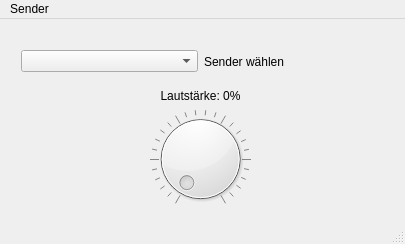
<?xml version="1.0" encoding="UTF-8"?>
<ui version="4.0">
 <class>MainWindow</class>
 <widget class="QMainWindow" name="MainWindow">
  <property name="geometry">
   <rect>
    <x>0</x>
    <y>0</y>
    <width>405</width>
    <height>244</height>
   </rect>
  </property>
  <property name="windowTitle">
   <string>RadioPI</string>
  </property>
  <widget class="QWidget" name="centralWidget">
   <widget class="QWidget" name="layoutWidget">
    <property name="geometry">
     <rect>
      <x>10</x>
      <y>10</y>
      <width>381</width>
      <height>191</height>
     </rect>
    </property>
    <layout class="QVBoxLayout" name="verticalLayout_3">
     <item>
      <layout class="QHBoxLayout" name="horizontalLayout">
       <item>
        <widget class="QComboBox" name="SenderList">
         <property name="enabled">
          <bool>true</bool>
         </property>
         <property name="toolTip">
          <string>Einen Sender aus der Liste wählen</string>
         </property>
         <property name="editable">
          <bool>false</bool>
         </property>
         <property name="currentText">
          <string/>
         </property>
        </widget>
       </item>
       <item>
        <widget class="QLabel" name="__label">
         <property name="enabled">
          <bool>true</bool>
         </property>
         <property name="text">
          <string>Sender wählen</string>
         </property>
        </widget>
       </item>
      </layout>
     </item>
     <item>
      <layout class="QVBoxLayout" name="verticalLayout">
       <item>
        <widget class="QLabel" name="volPerc">
         <property name="enabled">
          <bool>true</bool>
         </property>
         <property name="text">
          <string>Lautstärke: 0%</string>
         </property>
         <property name="textFormat">
          <enum>Qt::PlainText</enum>
         </property>
         <property name="alignment">
          <set>Qt::AlignCenter</set>
         </property>
        </widget>
       </item>
       <item>
        <widget class="QDial" name="volume">
         <property name="enabled">
          <bool>true</bool>
         </property>
         <property name="toolTip">
          <string>Lautstärke anpassen</string>
         </property>
         <property name="maximum">
          <number>100</number>
         </property>
         <property name="notchesVisible">
          <bool>true</bool>
         </property>
        </widget>
       </item>
      </layout>
     </item>
    </layout>
   </widget>
  </widget>
  <widget class="QMenuBar" name="menuBar">
   <property name="geometry">
    <rect>
     <x>0</x>
     <y>0</y>
     <width>405</width>
     <height>22</height>
    </rect>
   </property>
   <widget class="QMenu" name="menuSender">
    <property name="title">
     <string>Sender</string>
    </property>
    <addaction name="actionListe_bearbeiten"/>
   </widget>
   <addaction name="menuSender"/>
  </widget>
  <widget class="QStatusBar" name="statusBar">
   <property name="toolTip">
    <string/>
   </property>
  </widget>
  <action name="actionVerbinden">
   <property name="text">
    <string>Verbinden</string>
   </property>
  </action>
  <action name="actionTrennen">
   <property name="enabled">
    <bool>false</bool>
   </property>
   <property name="text">
    <string>Trennen</string>
   </property>
  </action>
  <action name="actionBeenden">
   <property name="text">
    <string>Beenden</string>
   </property>
  </action>
  <action name="actionListe_bearbeiten">
   <property name="text">
    <string>Liste bearbeiten</string>
   </property>
  </action>
  <action name="actionListe_exportieren">
   <property name="text">
    <string>Liste exportieren</string>
   </property>
  </action>
  <action name="actionListe_importieren">
   <property name="text">
    <string>Liste importieren</string>
   </property>
  </action>
 </widget>
 <layoutdefault spacing="6" margin="11"/>
 <resources/>
 <connections/>
</ui>
